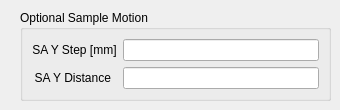
    <widget class="QWidget" name="tab_10">
     <attribute name="title">
      <string>sample motion</string>
     </attribute>
     <widget class="QGroupBox" name="groupBox_7">
      <property name="geometry">
       <rect>
        <x>20</x>
        <y>10</y>
        <width>311</width>
        <height>91</height>
       </rect>
      </property>
      <property name="title">
       <string>Optional Sample Motion</string>
      </property>
      <layout class="QGridLayout" name="gridLayout_9">
       <item row="0" column="0">
        <widget class="QLabel" name="label_78">
         <property name="font">
          <font>
           <pointsize>9</pointsize>
          </font>
         </property>
         <property name="text">
          <string>&lt;html&gt;&lt;head/&gt;&lt;body&gt;&lt;p&gt;SA Y Step [mm]&lt;/p&gt;&lt;/body&gt;&lt;/html&gt;</string>
         </property>
         <property name="alignment">
          <set>Qt::AlignCenter</set>
         </property>
        </widget>
       </item>
       <item row="0" column="1">
        <widget class="caTextEntry" name="catextentry_77">
         <property name="sizePolicy">
          <sizepolicy hsizetype="Expanding" vsizetype="Expanding">
           <horstretch>0</horstretch>
           <verstretch>0</verstretch>
          </sizepolicy>
         </property>
         <property name="channel" stdset="0">
          <string notr="true">9idcLAX:USAXS:Sample_Y_Step.VAL</string>
         </property>
         <property name="background">
          <color>
           <red>115</red>
           <green>215</green>
           <blue>253</blue>
          </color>
         </property>
         <property name="colorMode">
          <enum>caLineEdit::Static</enum>
         </property>
        </widget>
       </item>
       <item row="1" column="0">
        <widget class="QLabel" name="label_81">
         <property name="font">
          <font>
           <pointsize>9</pointsize>
          </font>
         </property>
         <property name="text">
          <string>&lt;html&gt;&lt;head/&gt;&lt;body&gt;&lt;p&gt;SA Y Distance &lt;/p&gt;&lt;/body&gt;&lt;/html&gt;</string>
         </property>
         <property name="alignment">
          <set>Qt::AlignCenter</set>
         </property>
        </widget>
       </item>
       <item row="1" column="1">
        <widget class="caTextEntry" name="catextentry_79">
         <property name="sizePolicy">
          <sizepolicy hsizetype="Expanding" vsizetype="Expanding">
           <horstretch>0</horstretch>
           <verstretch>0</verstretch>
          </sizepolicy>
         </property>
         <property name="background">
          <color>
           <red>115</red>
           <green>215</green>
           <blue>253</blue>
          </color>
         </property>
         <property name="colorMode">
          <enum>caLineEdit::Static</enum>
         </property>
        </widget>
       </item>
      </layout>
     </widget>
    </widget>
